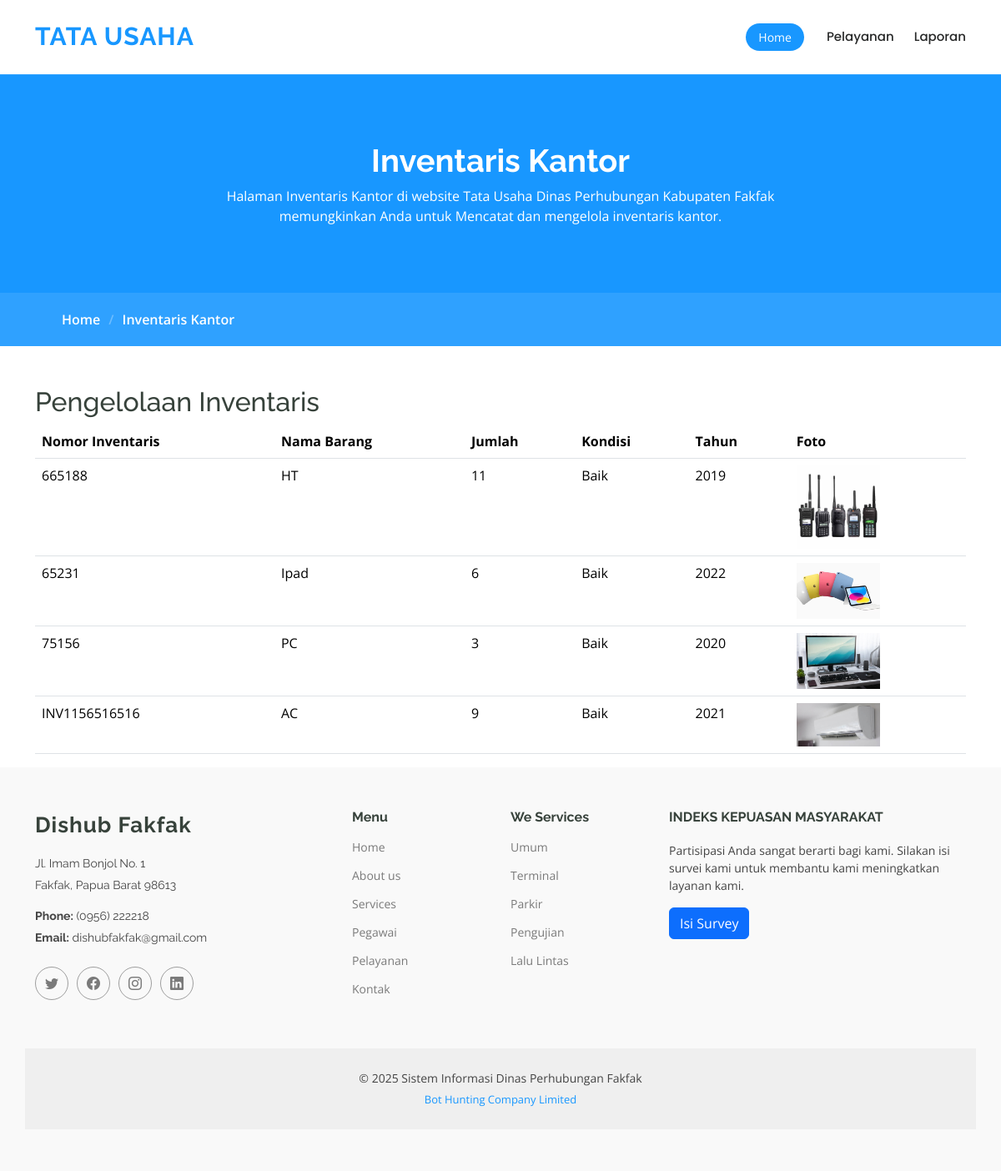
Screenshot of /umum/pengelolaan.php with the database file from the repository.
### tables this page shows
CREATE TABLE `pengelolaan` (
  `id` int NOT NULL,
  `nomor_inventaris` varchar(255) NOT NULL,
  `nama_barang` varchar(255) DEFAULT NULL,
  `jumlah` int DEFAULT NULL,
  `kondisi` enum('Baik','Rusak','Rusak Berat') DEFAULT NULL,
  `tahun` year NOT NULL,
  `foto` blob
);

### umum/pengelolaan.php (the view, shortened to what this page needs)
<?php
require_once __DIR__ . '/../config.php';
$query = "SELECT * FROM pengelolaan";
$stmt = $koneksi->prepare($query);
$stmt->execute();
$result = $stmt->get_result();
$pengelolaan = [];
if ($result->num_rows > 0) {
    while ($row = $result->fetch_assoc()) {
        $pengelolaan[] = $row;
    }
}
?>
<?php include("header.php"); ?>
<div class="page-title" data-aos="fade">
    <div class="heading">
        <div class="container">
            <div class="row d-flex justify-content-center text-center">
                <div class="col-lg-8">
                    <h1>Inventaris Kantor</h1>
                    <p class="mb-0">Halaman Inventaris Kantor di website Tata Usaha Dinas Perhubungan Kabupaten Fakfak memungkinkan Anda untuk Mencatat dan mengelola inventaris kantor.</p>
                </div>
            </div>
        </div>
    </div>
    <nav class="breadcrumbs">
        <div class="container">
            <ol>
                <li><a href="index.php">Home</a></li>
                <li class="current">Inventaris Kantor</li>
            </ol>
        </div>
    </nav>
</div>
<div class="container mt-5">
    <h2>Pengelolaan Inventaris</h2>
    <div class="table-responsive">
        <table class="table">
            <thead>
                <tr>
                    <th>Nomor Inventaris</th>
                    <th>Nama Barang</th>
                    <th>Jumlah</th>
                    <th>Kondisi</th>
                    <th>Tahun</th>
                    <th>Foto</th>
                </tr>
            </thead>
            <tbody>
                <?php if (!empty($pengelolaan)) : ?>
                    <?php foreach ($pengelolaan as $data) : ?>
                        <tr>
                            <td><?php echo htmlspecialchars($data['nomor_inventaris']); ?></td>
                            <td><?php echo htmlspecialchars($data['nama_barang']); ?></td>
                            <td><?php echo htmlspecialchars($data['jumlah']); ?></td>
                            <td><?php echo htmlspecialchars($data['kondisi']); ?></td>
                            <td><?php echo htmlspecialchars($data['tahun']); ?></td>
                            <td>
                                <?php if (!empty($data['foto'])) : ?>
                                    <img src="pengelolaan/<?php echo htmlspecialchars($data['foto']); ?>" alt="Foto Barang" style="max-width: 100px;">
                                <?php else : ?>
                                    Foto tidak tersedia
                                <?php endif; ?>
                            </td>
                        </tr>
                    <?php endforeach; ?>
                <?php else : ?>
                    <tr>
                        <td colspan="5">Tidak ada data pengelolaan barang.</td>
                    </tr>
                <?php endif; ?>
            </tbody>
        </table>
    </div>
</div>
<?php include("footer.php"); ?>

### umum/assets/css/main.css (style rules this page uses)
:root { --default-font: "Open Sans", system-ui, -apple-system, "Segoe UI", Roboto, "Helvetica Neue", Arial, "Noto Sans", "Liberation Sans", sans-serif, "Apple Color Emoji", "Segoe UI Emoji", "Segoe UI Symbol", "Noto Color Emoji"; --heading-font: "Raleway", sans-serif; --nav-font: "Poppins", sans-serif; }
:root { --background-color: #ffffff; --background-color-rgb: 255, 255, 255; --default-color: #444444; --default-color-rgb: 68, 68, 68; --heading-color: #37423b; --heading-color-rgb: 55, 66, 59; --accent-color: #1897ff; --accent-color-rgb: 95, 207, 128; --contrast-color: #ffffff; --contrast-color-rgb: 255, 255, 255; }
:root { --nav-color: #272828; --nav-hover-color: #1897ff; --nav-dropdown-color: #272828; --nav-dropdown-hover-color: #1897ff; --nav-dropdown-background-color: #ffffff; }
:root { scroll-behavior: smooth; }
body { color: var(--default-color); background-color: var(--background-color); font-family: var(--default-font); }
a { color: var(--accent-color); text-decoration: none; transition: 0.3s; }
h1, h2, h3, h4, h5, h6 { color: var(--heading-color); font-family: var(--heading-font); }
.page-title { --default-color: var(--contrast-color); --default-color-rgb: var(--contrast-color-rgb); --background-color: var(--accent-color); --heading-color: var(--contrast-color); color: var(--default-color); background-color: var(--background-color); position: relative; }
.page-title .heading { padding: 80px 0; border-top: 1px solid rgba(var(--default-color-rgb), 0.1); }
.page-title .heading h1 { font-size: 38px; font-weight: 700; }
.page-title nav { background-color: rgba(var(--default-color-rgb), 0.099); padding: 20px 0; }
.page-title nav a { color: var(--default-color); }
.page-title nav ol { display: flex; flex-wrap: wrap; list-style: none; margin: 0; font-size: 16px; font-weight: 600; }
.page-title nav ol li+li { padding-left: 10px; }
.page-title nav ol li+li::before { content: "/"; display: inline-block; padding-right: 10px; color: rgba(var(--default-color-rgb), 0.3); }

### rows the page displays
pengelolaan: nomor_inventaris "665188", nama_barang "HT", jumlah "11", kondisi "Baik", tahun "2019", foto (picture)
pengelolaan: nomor_inventaris "65231", nama_barang "Ipad", jumlah "6", kondisi "Baik", tahun "2022", foto (picture)
pengelolaan: nomor_inventaris "75156", nama_barang "PC", jumlah "3", kondisi "Baik", tahun "2020", foto (picture)
pengelolaan: nomor_inventaris "INV1156516516", nama_barang "AC", jumlah "9", kondisi "Baik", tahun "2021", foto (picture)
